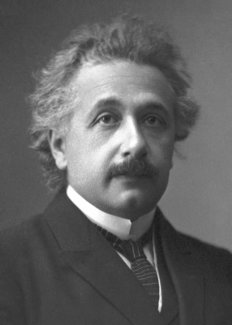
#> input picture assets/einstein.jpg, 232 x 325 px, found by its file name
$ python gaussian_filter.py
#> lines starting #> are read from the running program, lines starting #| are printed output that depends on the picture
#> further down, im is the input picture: PIL image 232x325 L; min 26, max 255, mean 97.9
### filters/box_filter.py
from PIL import Image


# [53 lines left out: functions create_padding, box_filter, contour_optimized, not called in this run]


# Sharpens an image by subtracting the blurred image from 2 times the original image.
def sharpen_optimized(original_image, blurred_image):
    out_image = original_image.copy()
    for y in range(0, out_image.height):
        for x in range(0, out_image.width):
            new_pixel_value = 2 * original_image.getpixel((x, y)) - blurred_image.getpixel((x, y))
            out_image.putpixel((x, y), new_pixel_value)
    return out_image


# [44 lines left out: functions pixel_value_gray, box_filter_unoptimized, box_filter_minor_optimization, not called in this run]


# [13 lines that do not run on import are left out]

### filters/gaussian_filter.py
from PIL import Image
import numpy as np
import time
import box_filter


def dnorm(x, mu, sd):
    return 1 / (np.sqrt(2 * np.pi) * sd) * np.e ** (-np.power((x-mu) / sd, 2) / 2)


def gaussian_kernel_1D(size, sigma=1, verbose=False):
#> called with size = 5, sigma = 2.24, verbose = False
    kernel_1D = np.linspace(-(size // 2), size // 2, size)
    for i in range(size):
        kernel_1D[i] = dnorm(kernel_1D[i], 0, sigma)
    kernel_1D *= 1.0 / kernel_1D.max()
    return kernel_1D


def create_padding(image, kernel_len):
#> called with kernel_len = 5
    image_row, image_col = image.size
#> image_row = 232; image_col = 325
    pad_height = int((kernel_len - 1) / 2)
    pad_width = int((kernel_len - 1) / 2)
    # padded_image[pad_height:padded_image.shape[0] - pad_height, pad_width:padded_image.shape[1] - pad_width] = image
    color = 0 if image.mode == "L" else (0, 0, 0)
#> color = 0
    # Create black background, larger than original image
    padded_image = Image.new(image.mode, (image_row + 2 * pad_height, image_col + 2 * pad_width), color)
#> padded_image: PIL image 236x329 L; every value is 0
    # Paste the original image upon the black background to create padding
    padded_image.paste(image, (pad_height, pad_width))
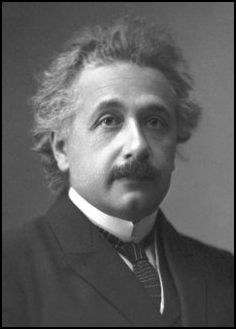
#> padded_image: PIL image 236x329 L; min 0, max 255, mean 95.1
    return padded_image


# Gaussian optimized by performing blur in horizontal and vertical direction seperately.
def gaussian_filter(image, kernel_size):
    kernel = gaussian_kernel_1D(kernel_size, sigma=np.sqrt(kernel_size))
    kernel_length = len(kernel) // 2
    kernel_sum = np.sum(kernel)
    output = image.copy()

    # Create padding
    padded_image = create_padding(image, len(kernel))

    # Filter image in horizontal direction
    for y in range(kernel_length, padded_image.height - kernel_length):
        for x in range(kernel_length, padded_image.width - kernel_length):
            pixel_sum = 0
            for x1 in range(x - kernel_length, x + 1 + kernel_length):
                pixel_sum += kernel[x1 - x + kernel_length] * padded_image.getpixel((x1, y))
            output.putpixel((x - kernel_length, y - kernel_length), int(pixel_sum / kernel_sum))

    # Filter image in vertical direction
    padded_image = create_padding(output, len(kernel))
    for x in range(kernel_length, padded_image.width - kernel_length):
        for y in range(kernel_length, padded_image.height - kernel_length):
            pixel_sum = 0
            for y1 in range(y - kernel_length, y + 1 + kernel_length):
                pixel_sum += kernel[y1 - y + kernel_length] * padded_image.getpixel((x, y1))
            output.putpixel((x - kernel_length, y - kernel_length), int(pixel_sum / kernel_sum))
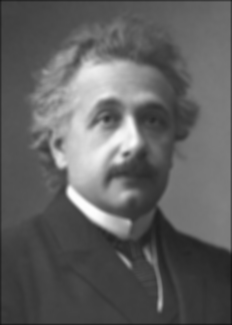
#> output: PIL image 232x325 L; min 18, max 253, mean 96.4
    return output


if __name__ == '__main__':
    im_path = "C:/Users/larse/Documents/Skole/VisionPerception38/assets/"
    im = Image.open(im_path + "einstein.jpg")
    # Convert to grayscale image
    if not im.mode == "L":
        im = im.convert("L")

    #gaussian_1D = gaussian_kernel_1D(5, sigma=np.sqrt(5), verbose=True)
    #print("1 dimensional gaussian: {}".format(gaussian_1D))

    start = time.time()
    image = gaussian_filter(im, 5)
    end = time.time()
    print("Execution time optimized gaussian: {}".format(end - start))
    image.show()

    sharpened_image = box_filter.sharpen_optimized(im, image)
#> after the loop in sharpen_optimized, `for y in range(0, out_image.height):`:
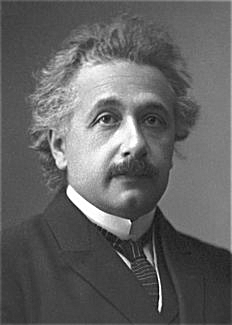
#> out_image: PIL image 232x325 L; min 2, max 255, mean 99.5
    sharpened_image.show()
